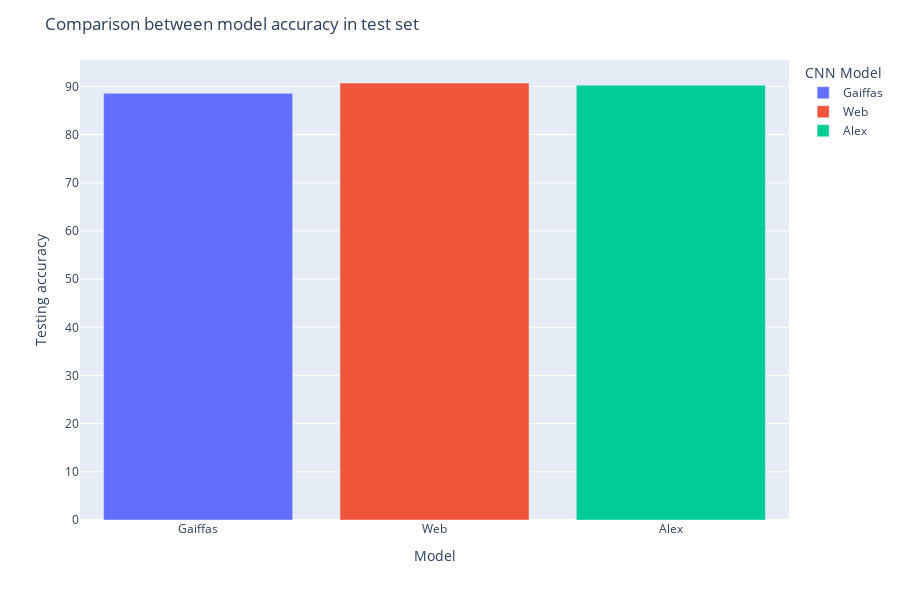

This figure's notebook cell:
### Code cell
fig = px.bar(accuracy_df, x='model', y='accuracy', hover_data=['accuracy', 'model'], 
             color='model',
             labels={'passenger_count':'# of passengers', 'count':'# of trips'}, height=600,
             color_continuous_scale=px.colors.sequential.Viridis
            )

fig.update_layout(
    title="Comparison between model accuracy in test set",
    xaxis_title="Model",
    yaxis_title="Testing accuracy",
    legend_title_text='CNN Model'
)

fig.show()

### Figure 1 — Plotly figure (JSON) as saved in the notebook; plotly's stock layout.template omitted (floating-point values rounded to 4 significant figures)
{"data": [{"alignmentgroup": "True", "customdata": [[88.57, "Gaiffas"]], "hovertemplate": "model=%{customdata[1]}<br>accuracy=%{customdata[0]}<extra></extra>", "legendgroup": "Gaiffas", "marker": {"color": "#636efa"}, "name": "Gaiffas", "offsetgroup": "Gaiffas", "orientation": "v", "showlegend": true, "textposition": "auto", "type": "bar", "x": ["Gaiffas"], "xaxis": "x", "y": [88.57], "yaxis": "y"}, {"alignmentgroup": "True", "customdata": [[90.71, "Web"]], "hovertemplate": "model=%{customdata[1]}<br>accuracy=%{customdata[0]}<extra></extra>", "legendgroup": "Web", "marker": {"color": "#EF553B"}, "name": "Web", "offsetgroup": "Web", "orientation": "v", "showlegend": true, "textposition": "auto", "type": "bar", "x": ["Web"], "xaxis": "x", "y": [90.71], "yaxis": "y"}, {"alignmentgroup": "True", "customdata": [[90.26, "Alex"]], "hovertemplate": "model=%{customdata[1]}<br>accuracy=%{customdata[0]}<extra></extra>", "legendgroup": "Alex", "marker": {"color": "#00cc96"}, "name": "Alex", "offsetgroup": "Alex", "orientation": "v", "showlegend": true, "textposition": "auto", "type": "bar", "x": ["Alex"], "xaxis": "x", "y": [90.26], "yaxis": "y"}], "layout": {"barmode": "relative", "height": 600, "legend": {"title": {"text": "CNN Model"}, "tracegroupgap": 0}, "margin": {"t": 60}, "title": {"text": "Comparison between model accuracy in test set"}, "xaxis": {"anchor": "y", "categoryarray": ["Gaiffas", "Web", "Alex"], "categoryorder": "array", "domain": [0, 1], "title": {"text": "Model"}}, "yaxis": {"anchor": "x", "domain": [0, 1], "title": {"text": "Testing accuracy"}}}}
